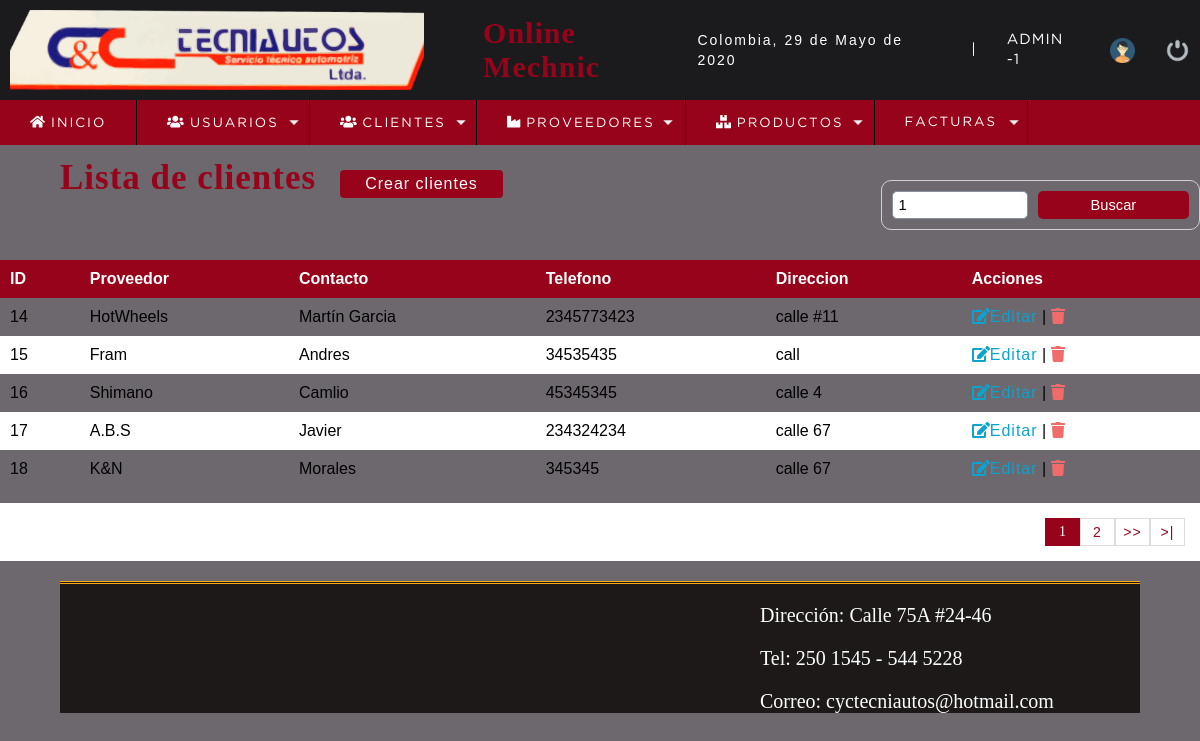
Page /sistema/buscar_producto.php?busqueda=1 (signed in) on the committed database.
### tables this page shows
CREATE TABLE `proveedor` (
  `codproveedor` int(11) NOT NULL,
  `proveedor` varchar(100) DEFAULT NULL,
  `contacto` varchar(100) DEFAULT NULL,
  `telefono` bigint(11) DEFAULT NULL,
  `direccion` text DEFAULT NULL,
  `date_add` datetime NOT NULL DEFAULT current_timestamp(),
  `usuario_id` int(11) NOT NULL,
  `estatus` int(11) NOT NULL DEFAULT 1
);

### sistema/buscar_producto.php (the view, shortened to what this page needs)
<?php
include "../conexion.php";
?>
<!DOCTYPE html>
<html lang="en">
<head>
    <?php include "includes/scripts.php"; ?>
</head>
<body>
    <?php include "includes/header.php"; ?>
    <section id="container">
        <?php
        $busqueda = strtolower($_REQUEST['busqueda']);
        ?>
        <h1>Lista de clientes</h1>
        <a href="registro_producto.php" class="btn_new">Crear clientes</a>
        <form action="buscar_producto.php" method="get" class="form_search">
            <input type="text" name="busqueda" id="busqueda" placeholder="Buscar" value="<?php echo $busqueda; ?>">
            <input type="submit" value="Buscar" class="btn_search">
        </form>
        <table>
            <tr>
                <th>ID</th>
                <th>Proveedor</th>
                <th>Contacto</th>
                <th>Telefono</th>
                <th>Direccion</th>
                <th>Acciones</th>
            </tr>
            <?php
            $sql_register = mysqli_query($conection, "SELECT COUNT(*) as total_registro FROM proveedor
																WHERE (
                                                                        codproveedor  LIKE '%$busqueda%' OR
                                                                        proveedor    LIKE '%$busqueda%' OR
																		contacto     LIKE '%$busqueda%' OR
																		telefono     LIKE '%$busqueda%' OR
																		direccion    LIKE '%$busqueda%'
																	   )
																AND estatus = 1 ");
            $result_register = mysqli_fetch_array($sql_register);
            $total_registro = $result_register['total_registro'];
            $por_pagina = 5;
            if (empty($_GET['pagina'])) {
                $pagina = 1;
            } else {
                $pagina = $_GET['pagina'];
            }
            $desde = ($pagina - 1) * $por_pagina;
            $total_paginas = ceil($total_registro / $por_pagina);
            $query = mysqli_query($conection, "SELECT * FROM proveedor
										WHERE
										(   codproveedor    LIKE '%$busqueda%' OR
                                            proveedor       LIKE '%$busqueda%' OR
											contacto        LIKE '%$busqueda%' OR
											telefono        LIKE '%$busqueda%' OR
											direccion       LIKE '%$busqueda%'
									    )
										AND
										estatus = 1 ORDER BY codproveedor ASC LIMIT $desde,$por_pagina
				");
            $result = mysqli_num_rows($query);
            if ($result > 0) {
                while ($data = mysqli_fetch_array($query)) {
            ?>
                    <tr>
                        <td><?php echo $data["codproveedor"]; ?></td>
                        <td><?php echo $data["proveedor"] ?></td>
                        <td><?php echo $data["contacto"]; ?></td>
                        <td><?php echo $data["telefono"]; ?></td>
                        <td><?php echo $data["direccion"]; ?></td>
                        <td>
                            <a class="link_edit" href="editar_proveedor.php?id=<?php echo $data["codproveedor"]; ?>"><i class="fas fa-edit"></i>Editar</a>
                            <?php if ($_SESSION["rol"] == 1) { ?>
                                |
                                <a class="link_delete" href="eliminar_confirmar_proveedor.php?id=<?php echo $data["codproveedor"]; ?>"><i class="fas fa-trash"></i></a>
                            <?php } ?>
                        </td>
                    </tr>
            <?php
                }
            }
            ?>
        </table>
        <?php
        if ($total_registro != 0) {
        ?>
            <div class="paginador">
                <ul>
                                        <<</a> </li> <?php
                                                    for ($i = 1; $i <= $total_paginas; $i++) {
                                                        if ($i == $pagina) {
                                                            echo '<li class="pageSelected">' . $i . '</li>';
                                                        } else {
                                                            echo '<li><a href="?pagina=' . $i . '&busqueda=' . $busqueda . '">' . $i . '</a></li>';
                                                        }
                                                    }
                                                    if ($pagina != $total_paginas) {
                                                        ?> <li><a href="?pagina=<?php echo $pagina + 1; ?>&busqueda=<?php echo $busqueda; ?>">>></a></li>
                        <li><a href="?pagina=<?php echo $total_paginas; ?>&busqueda=<?php echo $busqueda; ?> ">>|</a></li>
                    <?php } ?>
                </ul>
            </div>
        <?php } ?>
    </section>
    <?php include "includes/footer.php"; ?>
</body>
</html>

### sistema/css/style.css (style rules this page uses)
* { margin: 0; padding: 0; box-sizing: border-box; }
body { background: #6d676E; display: block; height: 100%; }
h1, h2, h3, h4, h5, h6 { font-family: 'arial'; font-weight: bold; letter-spacing: 1px; }
h1 { font-size: 26px; }
a { text-decoration: none; font-family: arial; letter-spacing: 1px; }
#container { display: block; padding-top: 150px; }
form { background: #FFF; margin: auto; padding: 20px 50px; border: 1px solid #d1d1d1; margin-top: 30px; }
input, select { display: block; width: 100%; font-size: 11pt; padding: 5px; border: 1px solid #85929e; border-radius: 5px; }
#container h1 { font-size: 35px; display: inline-block; }
.btn_new { display: inline-block; background: #96031A; color: #FFF; padding: 5px 25px; border-radius: 4px; margin: 20px; }
table { border-collapse: collapse; font-size: 12pt; font-family: 'arial'; width: 100%; }
table th { text-align: left; padding: 10px; background: #96031A; color: #FFF; }
table tr:nth-child(odd) { background: #FFF; }
table td { padding: 10px; }
.link_edit { color: #0ca4ce; }
.link_delete { color: #f26b6b; }
.paginador ul { padding: 15px; list-style: none; background: #FFF; margin-top: 15px; display: -webkit-flex; display: -moz-flex; display: -ms-flex; display: -o-flex; display: flex; justify-content: flex-end; }
.paginador a, .pageSelected { color: #96031A; border: 1px solid #ddd; padding: 5px; display: inline-block; font-size: 14px; text-align: center; width: 35px; }
.pageSelected { color: #FFF; background: #96031A; border: 1px solid #96031A; }
.form_search { display: -webkit-flex; display: -moz-flex; display: -ms-flex; display: -o-flex; display: flex; float: right; background: initial; padding: 10px; border-radius: 10px; margin: 30px auto; }
.form_search .btn_search { background: #96031A; color: #FFF; padding: 0 20px; border: 0; cursor: pointer; margin-left: 10px; border-radius: 5px; }
h1 { color: #96031A; font-family: Candara; margin-left: 5%; font-size: 30px; text-decoration: none; }

### rows in the picture
proveedor: codproveedor "14", proveedor "HotWheels", contacto "Martín Garcia", telefono "2345773423", direccion "calle #11"
proveedor: codproveedor "15", proveedor "Fram", contacto "Andres", telefono "34535435", direccion "call"
proveedor: codproveedor "16", proveedor "Shimano", contacto "Camlio", telefono "45345345", direccion "calle 4"
proveedor: codproveedor "17", proveedor "A.B.S", contacto "Javier", telefono "234324234", direccion "calle 67"
proveedor: codproveedor "18", proveedor "K&N", contacto "Morales", telefono "345345", direccion "calle 67"

### other values in the picture
fechaC() "29 de Mayo de 2020"
$_SESSION['user'] "ADMIN"
$_SESSION['rol'] "1"
